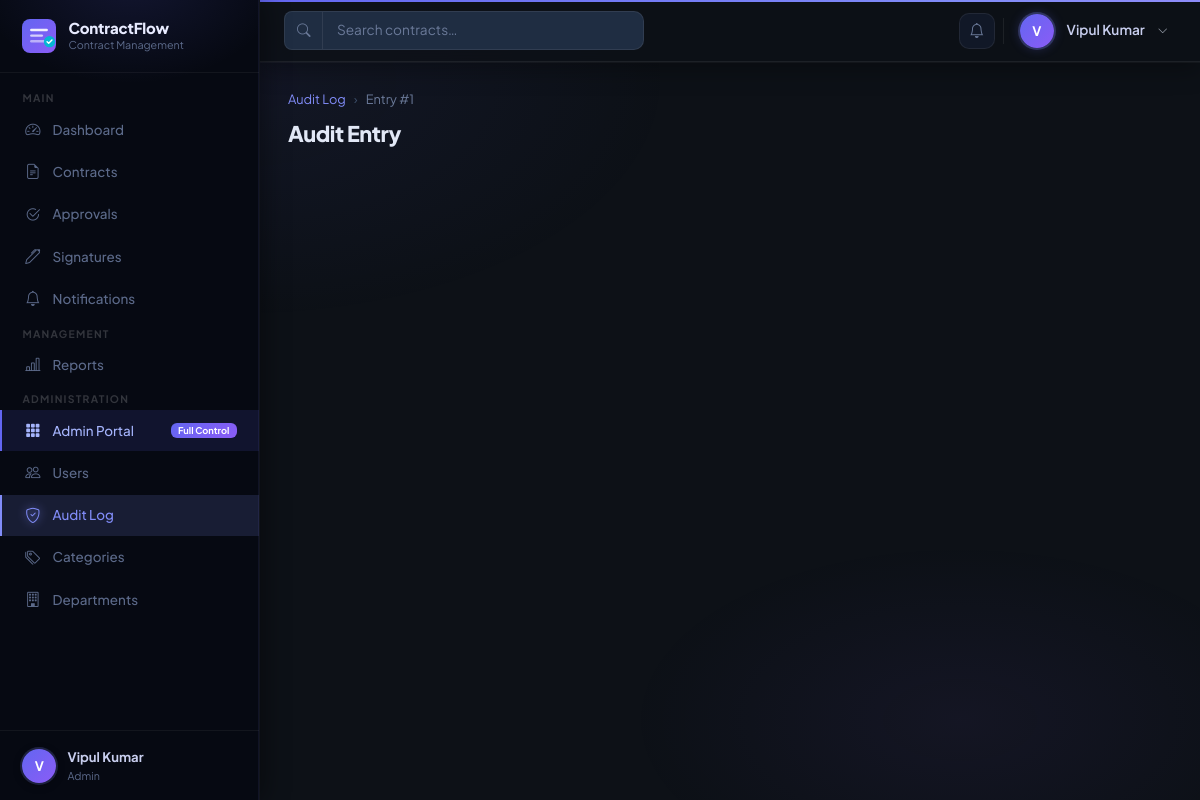
Screenshot of /audit/1/ (signed in) with the database file from the repository.
### accounts/models.py (models this page shows, shortened)
class User(AbstractUser):
    class Role(models.TextChoices):
        ADMIN = "ADMIN", "Admin"
        MANAGER = "MANAGER", "Manager"
        EMPLOYEE = "EMPLOYEE", "Employee"
    class Status(models.TextChoices):
        ACTIVE = "ACTIVE", "Active"
        INACTIVE = "INACTIVE", "Inactive"
        SUSPENDED = "SUSPENDED", "Suspended"
    role = models.CharField(
        max_length=20,
        choices=Role.choices,
        default=Role.EMPLOYEE,
    )
    status = models.CharField(
        max_length=20,
        choices=Status.choices,
        default=Status.ACTIVE,
    )
    phone = models.CharField(max_length=20, blank=True)
    department = models.ForeignKey(
        Department,
        on_delete=models.SET_NULL,
        null=True,
        blank=True,
        related_name="users",
    )
    @property
    def is_admin(self):
        return self.role == self.Role.ADMIN
    @property
    def is_manager(self):
        return self.role == self.Role.MANAGER
    @property
    def full_name(self):
        return f"{self.first_name} {self.last_name}".strip() or self.username

### audit/models.py (models this page shows, shortened)
class AuditLog(models.Model):
    class Action(models.TextChoices):
        LOGIN    = "LOGIN",    "Login"
        LOGOUT   = "LOGOUT",   "Logout"
        CREATE   = "CREATE",   "Create"
        UPDATE   = "UPDATE",   "Update"
        DELETE   = "DELETE",   "Delete"
        APPROVE  = "APPROVE",  "Approve"
        REJECT   = "REJECT",   "Reject"
        SIGN     = "SIGN",     "Sign"
        UPLOAD   = "UPLOAD",   "Upload"
        DOWNLOAD = "DOWNLOAD", "Download"
        ASSIGN   = "ASSIGN",   "Assign"
        RENEW    = "RENEW",    "Renew"
        VIEW     = "VIEW",     "View"
        CANCEL   = "CANCEL",   "Cancel"
    user = models.ForeignKey(
        settings.AUTH_USER_MODEL,
        on_delete=models.SET_NULL,
        null=True,
        blank=True,
        related_name="audit_logs",
    )
    action      = models.CharField(max_length=20, choices=Action.choices)
    module      = models.CharField(max_length=50)
    object_type = models.CharField(max_length=50, blank=True)
    object_id   = models.CharField(max_length=50, blank=True)
    description = models.TextField()
    ip_address  = models.GenericIPAddressField(null=True, blank=True)
    timestamp   = models.DateTimeField(auto_now_add=True)
    class Meta:
        ordering = ["-timestamp"]

### audit/views.py (the view)
# urls.py: path("<int:pk>/",                              views.audit_detail,      name="audit_detail"),
@login_required
@admin_required
def audit_detail(request, pk):
    log = get_object_or_404(AuditLog, pk=pk)
    return render(request, "audit/audit_detail.html", {"log": log})

### notifications/context_processors.py (called while the page is built)
def unread_notifications(request):
    if request.user.is_authenticated:
        count = Notification.objects.filter(
            recipient=request.user,
            status=Notification.Status.UNREAD,
        ).count()
        return {"unread_notification_count": count}
    return {"unread_notification_count": 0}

### templates/audit/audit_detail.html (shortened to what this page needs)
{% extends "base.html" %}
{% block nav_audit %}active{% endblock %}
{% block content %}
<div class="page-header">
  <div>
    <nav aria-label="breadcrumb"><ol class="breadcrumb">
      <li class="breadcrumb-item"><a href="{% url 'audit:audit_list' %}">Audit Log</a></li>
      <li class="breadcrumb-item active">Entry #{{ log.pk }}</li>
    </ol></nav>
    <h1 class="page-title">Audit Entry</h1>
  </div>
</div>
{% endblock %}

### templates/base.html (shortened to what this page needs)
{% load static %}
<!DOCTYPE html>
<html lang="en">
<head>
  <link href="https://cdn.jsdelivr.net/npm/bootstrap@5.3.3/dist/css/bootstrap.min.css" rel="stylesheet">
  <link href="https://cdn.jsdelivr.net/npm/bootstrap-icons@1.11.3/font/bootstrap-icons.min.css" rel="stylesheet">
  <link href="{% static 'css/crm.css' %}" rel="stylesheet">
</head>
<body>
<div class="crm-wrapper">
  <aside class="sidebar" id="crm-sidebar">
    <a class="sidebar-brand" href="{% url 'dashboard:index' %}">
      <div>
        <div class="brand-text">ContractFlow</div>
        <div class="brand-sub">Contract Management</div>
      </div>
    </a>
    <nav class="sidebar-nav">
      <span class="nav-section-label">Main</span>
      <a class="sidebar-link {% block nav_dashboard %}{% endblock %}"
         href="{% url 'dashboard:index' %}">
        <span class="nav-icon"><i class="bi bi-speedometer2"></i></span>
        Dashboard
      </a>
      <a class="sidebar-link {% block nav_contracts %}{% endblock %}"
         href="{% url 'contracts:contract_list' %}">
        <span class="nav-icon"><i class="bi bi-file-earmark-text"></i></span>
        Contracts
      </a>
      <a class="sidebar-link {% block nav_approvals %}{% endblock %}"
         href="{% url 'approvals:approval_list' %}">
        <span class="nav-icon"><i class="bi bi-check2-circle"></i></span>
        Approvals
      </a>
      <a class="sidebar-link {% block nav_signatures %}{% endblock %}"
         href="{% url 'signatures:signature_list' %}">
        <span class="nav-icon"><i class="bi bi-pen"></i></span>
        Signatures
      </a>
      <a class="sidebar-link {% block nav_notifications %}{% endblock %}"
         href="{% url 'notifications:notification_list' %}">
        <span class="nav-icon"><i class="bi bi-bell"></i></span>
        Notifications
      </a>
      {% if request.user.is_manager or request.user.is_admin %}
      <span class="nav-section-label">Management</span>
      <a class="sidebar-link {% block nav_reports %}{% endblock %}"
         href="{% url 'reports:reports_index' %}">
        <span class="nav-icon"><i class="bi bi-bar-chart-line"></i></span>
        Reports
      </a>
      {% endif %}
      {% if request.user.is_admin %}
      <span class="nav-section-label">Administration</span>
      <a class="sidebar-link"
         href="{% url 'accounts:admin_portal' %}"
         style="background:rgba(99,102,241,.12);border-left-color:#6366f1;color:#a5b4fc;">
        <span class="nav-icon"><i class="bi bi-grid-3x3-gap-fill"></i></span>
        Admin Portal
        <span class="badge ms-auto" style="background:linear-gradient(135deg,#6366f1,#8b5cf6);color:#fff;font-size:.58rem;padding:.18rem .45rem;">Full Control</span>
      </a>
      <a class="sidebar-link {% block nav_users %}{% endblock %}"
         href="{% url 'accounts:user_list' %}">
        <span class="nav-icon"><i class="bi bi-people"></i></span>
        Users
      </a>
      <a class="sidebar-link {% block nav_audit %}{% endblock %}"
         href="{% url 'audit:audit_list' %}">
        <span class="nav-icon"><i class="bi bi-shield-check"></i></span>
        Audit Log
      </a>
      <a class="sidebar-link {% block nav_categories %}{% endblock %}"
         href="{% url 'contracts:category_list' %}">
        <span class="nav-icon"><i class="bi bi-tags"></i></span>
        Categories
      </a>
      <a class="sidebar-link {% block nav_departments %}{% endblock %}"
         href="{% url 'accounts:department_list' %}">
        <span class="nav-icon"><i class="bi bi-building"></i></span>
        Departments
      </a>
      {% endif %}
    </nav>
    <div class="sidebar-footer">
      <div class="sidebar-user">
        <div class="sidebar-avatar">{{ request.user.username|first|upper }}</div>
        <div class="sidebar-user-info">
          <div class="name">{{ request.user.full_name }}</div>
          <div class="role">{{ request.user.get_role_display }}</div>
        </div>
      </div>
    </div>
  </aside>
  <div class="main-area">
    <header class="topbar">
      <form class="topbar-search d-none d-md-flex"
            action="{% url 'contracts:contract_list' %}"
            method="get">
        <div class="input-group">
          <span class="input-group-text rounded-start-3 border-end-0">
            <i class="bi bi-search" style="font-size:.85rem;"></i>
          </span>
          <input type="text" name="search" class="form-control"
                 placeholder="Search contracts…"
                 value="{{ request.GET.search|default:'' }}">
        </div>
      </form>
      <div class="topbar-actions">
        <a href="{% url 'notifications:notification_list' %}" class="btn-icon" title="Notifications">
          <i class="bi bi-bell"></i>
        </a>
        <div class="dropdown">
          <div class="topbar-user" data-bs-toggle="dropdown" aria-expanded="false">
            <div class="topbar-avatar">{{ request.user.username|first|upper }}</div>
            <span class="d-none d-md-inline ms-1"
                  style="font-size:.855rem;font-weight:600;color:#c8ceee;">
              {{ request.user.full_name }}
            </span>
            <i class="bi bi-chevron-down ms-1 d-none d-md-inline"
               style="font-size:.65rem;color:#9ca3af;"></i>
          </div>
        </div>
      </div>
    </header>
    <main class="page-content" style="position:relative;z-index:1;">
      {% block content %}{% endblock %}
    </main>
  </div>
</div>
</body>
</html>

### rows the page displays
User: user.username|first "V", user.full_name "Vipul Kumar", user.role "Admin"
AuditLog: pk "1"
